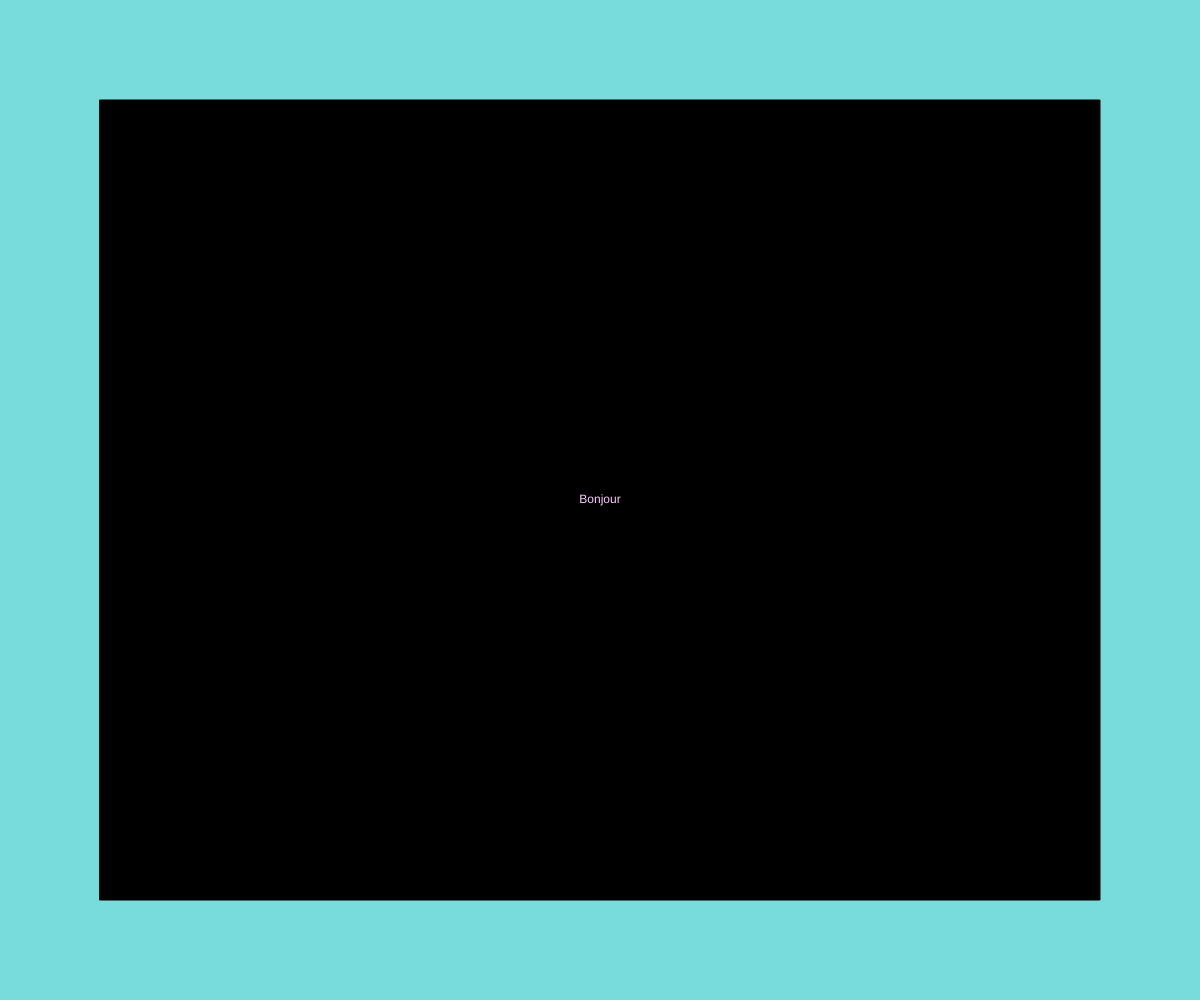
Frame 1 (no input)
Frame 60 (no input): identical to frame 1, image omitted
Frame 120 (the mouse pressed at the canvas centre since frame 60): identical to frame 1, image omitted

The p5.js sketch that drew this single still picture (run headless with seeded random() and noise() and a simulated clock; from frame 60 on, the mouse is pressed at the canvas centre):

// p5.js sketch
// ── sketch.js
function setup() {
  createCanvas(windowWidth, windowHeight);
  background(120, 220, 220);
}

function windowResized() {
resizeCanvas(windowWidth, windowHeight);
}

function draw() {
  background(120, 220, 220);
  fill(0);
  rect(100, 100, width - 2 * 100, height - 2 * 100);

  fill(255, 200, 255);
  textAlign(CENTER, CENTER);
  text("Bonjour", width / 2, height / 2);
}
